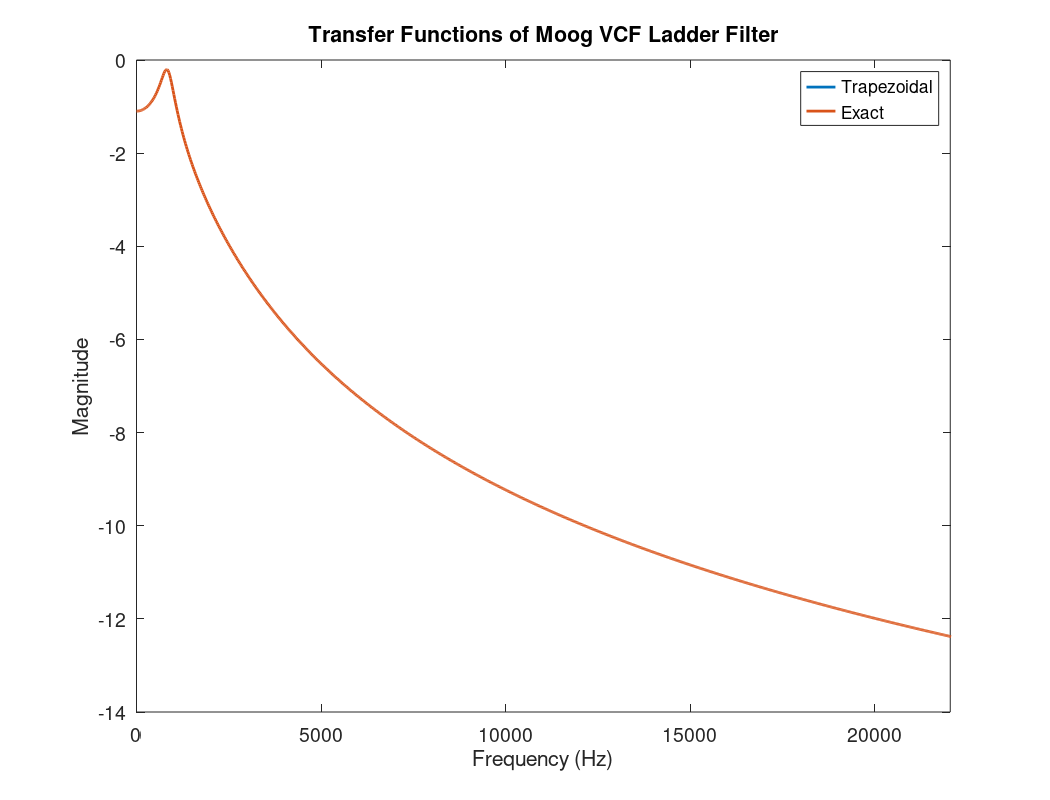

The MATLAB script that drew this image:
%~~~~~~~~~~~~~~~~~~~~~~~~~~~~~~~~~~~~~~~~~~~~~~~~~~~~~~~~~~~~~~~~~~~~~~~~~%
% Moog VCF Filter (Trapezoidal Approximation)
% 
% Author: Chad McKell
% Date: 27.03.17
%
% Description: This script uses the trapezoidal integration rule to 
% approximate the impulse response of a Moog VCF ladder filter. The plot of 
% this impulse response is compared with the plot of the exact impulse 
% response.
%~~~~~~~~~~~~~~~~~~~~~~~~~~~~~~~~~~~~~~~~~~~~~~~~~~~~~~~~~~~~~~~~~~~~~~~~~%
tic; close; clc; clear;

%~~~~~~~~~~~~~~~~~~~~~~~~~~~~~~~~~~~~~~~~~~~~~~~~~~~~~~~~~~~~~~~~~~~~~~~~~%
% Define global variables
%~~~~~~~~~~~~~~~~~~~~~~~~~~~~~~~~~~~~~~~~~~~~~~~~~~~~~~~~~~~~~~~~~~~~~~~~~%

SR = 44100; % sample rate [samples/sec]
k = 1/SR; % time step [sec]
f0 = 1000; % resonant frequency [Hz]
w0 = 2*pi*f0; % angular frequency [rad/sec]
r = 0.5; % tuning parameter (a number between 0 and 1) 
Tf = 3; % total time length of simulation [sec]
Nf = floor(Tf*SR); % total sample length of simulation [samples]
A = w0*[-1 0 0 -4*r; 1 -1 0 0; 0 1 -1 0; 0 0 1 -1]; % system matrix
b = w0*[1; 0; 0; 0]; % forcing vector
c = [0; 0; 0; 1]; % state mixture vector

%~~~~~~~~~~~~~~~~~~~~~~~~~~~~~~~~~~~~~~~~~~~~~~~~~~~~~~~~~~~~~~~~~~~~~~~~~%
% Error handling: Terminate code for the following errors
%~~~~~~~~~~~~~~~~~~~~~~~~~~~~~~~~~~~~~~~~~~~~~~~~~~~~~~~~~~~~~~~~~~~~~~~~~%

% r is out of bounds
if r > 1 || r < 0
   error('r must be a number in the range [0,1].')
end

% SR has a non-zero decimal
if rem(SR,1) ~= 0
   error('SR must be zero-decimal.')
end

% SR, f0, Tf, or r is not a number
if ~isfloat(SR) || ~isfloat(f0) || ~isfloat(Tf) || ~isfloat(r) 
   error('SR, f0, Tf, and r must each be a number.')
end

% SR, f0, Tf, or r is not real
if ~isreal(SR) || ~isreal(f0) || ~isreal(Tf) || ~isreal(r)   
   error('SR, f0, Tf, and r must each be real.')
end

%~~~~~~~~~~~~~~~~~~~~~~~~~~~~~~~~~~~~~~~~~~~~~~~~~~~~~~~~~~~~~~~~~~~~~~~~~%
%  Initialize the input sequence
%~~~~~~~~~~~~~~~~~~~~~~~~~~~~~~~~~~~~~~~~~~~~~~~~~~~~~~~~~~~~~~~~~~~~~~~~~%
u = zeros(Nf,1); 
u(1) = 1;

%~~~~~~~~~~~~~~~~~~~~~~~~~~~~~~~~~~~~~~~~~~~~~~~~~~~~~~~~~~~~~~~~~~~~~~~~~%
%  Implement trapezoidal integration method
%~~~~~~~~~~~~~~~~~~~~~~~~~~~~~~~~~~~~~~~~~~~~~~~~~~~~~~~~~~~~~~~~~~~~~~~~~%

% Initialize state vectors
xTrap = zeros(4,1); % current time step
xTrap1 = zeros(4,1); % one time step back

% Initialize output vector
yTrap = zeros(Nf,1);

% Compute coefficients
coef1 = eye(4) + k*A/2;
coef2 = eye(4) - k*A/2;

for n = 1:Nf
   
   % Main algorithm
   d = coef1*xTrap1 +k*coef1*b*u(n);
   xTrap = coef2\d;
   yTrap(n) = c'*xTrap;
   
   % Set value of xBackward1 equal to next grid line
   xTrap1 = xTrap;
end

%~~~~~~~~~~~~~~~~~~~~~~~~~~~~~~~~~~~~~~~~~~~~~~~~~~~~~~~~~~~~~~~~~~~~~~~~~%
%  Compute transfer function of trapezoidal output signal
%~~~~~~~~~~~~~~~~~~~~~~~~~~~~~~~~~~~~~~~~~~~~~~~~~~~~~~~~~~~~~~~~~~~~~~~~~%

% Calculate Fourier transforms
U = fft(u);
YTrap = fft(yTrap);

% Compute transfer functions
HTrap = U./YTrap;

% Convert to loglog form
HTrapLog = log(HTrap) - max(log(HTrap));

%~~~~~~~~~~~~~~~~~~~~~~~~~~~~~~~~~~~~~~~~~~~~~~~~~~~~~~~~~~~~~~~~~~~~~~~~~%
%  Compute exact transfer function
%~~~~~~~~~~~~~~~~~~~~~~~~~~~~~~~~~~~~~~~~~~~~~~~~~~~~~~~~~~~~~~~~~~~~~~~~~%

fmax = 22500;
fbin = 0:fmax/1000:fmax;
fnum = length(fbin);
Hexact = zeros(fnum,1);

for n = 1:fnum
    inv = (2*pi*1i*fbin(n)*eye(4)-A)\b;
    Hexact(n) = c'*inv;
end

%~~~~~~~~~~~~~~~~~~~~~~~~~~~~~~~~~~~~~~~~~~~~~~~~~~~~~~~~~~~~~~~~~~~~~~~~~%
% Define plotting parameters 
%~~~~~~~~~~~~~~~~~~~~~~~~~~~~~~~~~~~~~~~~~~~~~~~~~~~~~~~~~~~~~~~~~~~~~~~~~%

n = 0:Nf-1; % length bins [samples]
t = (n/SR)'; % time bins [sec]
fk = n'*SR/Nf; % frequency bins [Hz]
nyquist = SR/2; % Nyquist frequency [Hz]
font = 14; % font size for plots

%~~~~~~~~~~~~~~~~~~~~~~~~~~~~~~~~~~~~~~~~~~~~~~~~~~~~~~~~~~~~~~~~~~~~~~~~~%
% Generate plot of transfer functions
%~~~~~~~~~~~~~~~~~~~~~~~~~~~~~~~~~~~~~~~~~~~~~~~~~~~~~~~~~~~~~~~~~~~~~~~~~%

figure('units','normalized','outerposition',[0 0 1 1]);
orient landscape
plot(fk, abs(HTrapLog), 'LineWidth', 2);
hold on
plot(fbin, real(log(Hexact)), 'LineWidth', 2);
xlim([0 nyquist]);
title('Transfer Functions of Moog VCF Ladder Filter');
xlabel('Frequency (Hz)'); 
ylabel('Magnitude');
legend('Trapezoidal', 'Exact')
set(gca,'fontsize',font)

%~~~~~~~~~~~~~~~~~~~~~~~~~~~~~~~~~~~~~~~~~~~~~~~~~~~~~~~~~~~~~~~~~~~~~~~~~%
% Check code efficiency
%~~~~~~~~~~~~~~~~~~~~~~~~~~~~~~~~~~~~~~~~~~~~~~~~~~~~~~~~~~~~~~~~~~~~~~~~~%
toc % print elapsed time


